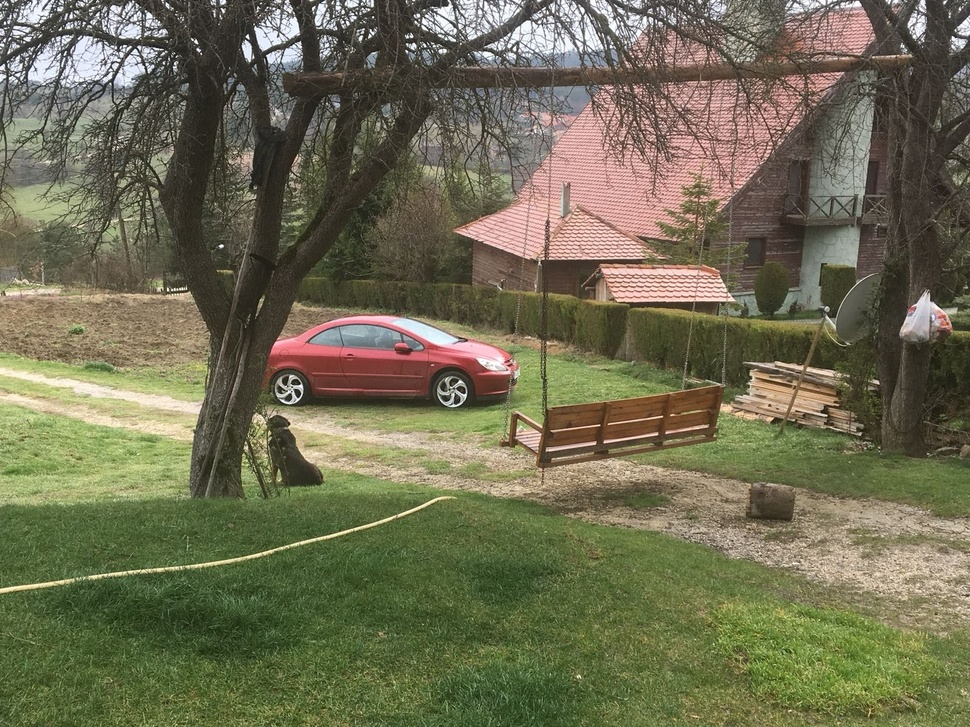
#> input picture 2.jpg, 970 x 727 px, shrunk from 1600 x 1200 before the run
$ python robertcross.py
#> lines starting #> are read from the running program, lines starting #| are printed output that depends on the picture
import cv2
import numpy as np
from scipy import ndimage

roberts_cross_v = np.array([[1, 0],
                            [0, -1]])

roberts_cross_h = np.array([[0, 1],
                            [-1, 0]])

img = cv2.imread("2.jpg", 0).astype('float64')
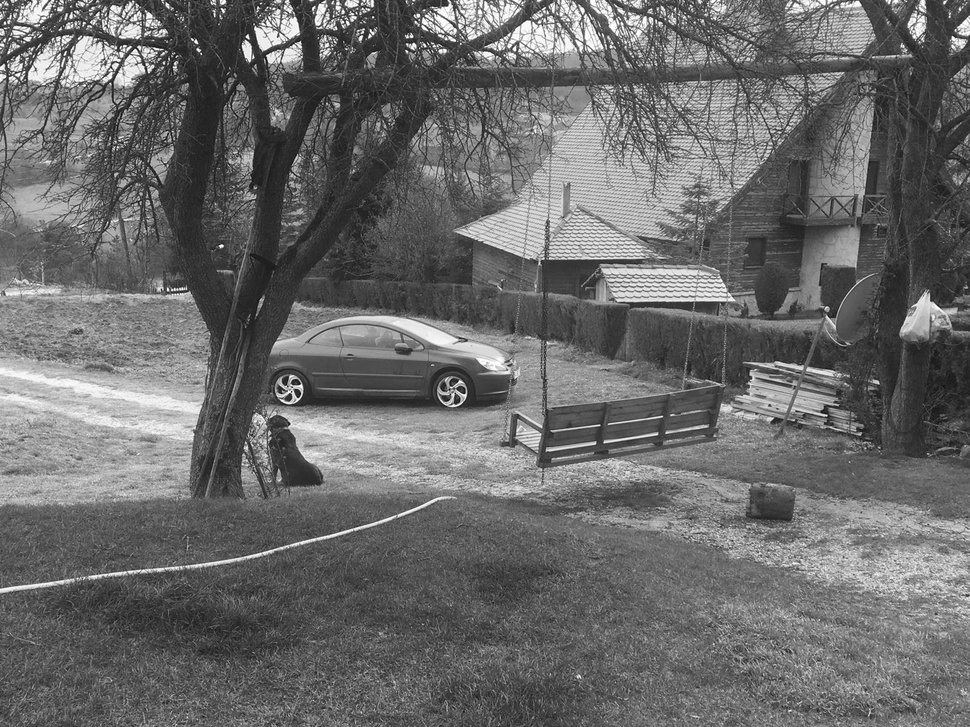
#> img: shape (727, 970) float64; min 6, max 255, mean 106.6
img /= 255.0
vertical = ndimage.convolve(img, roberts_cross_v)
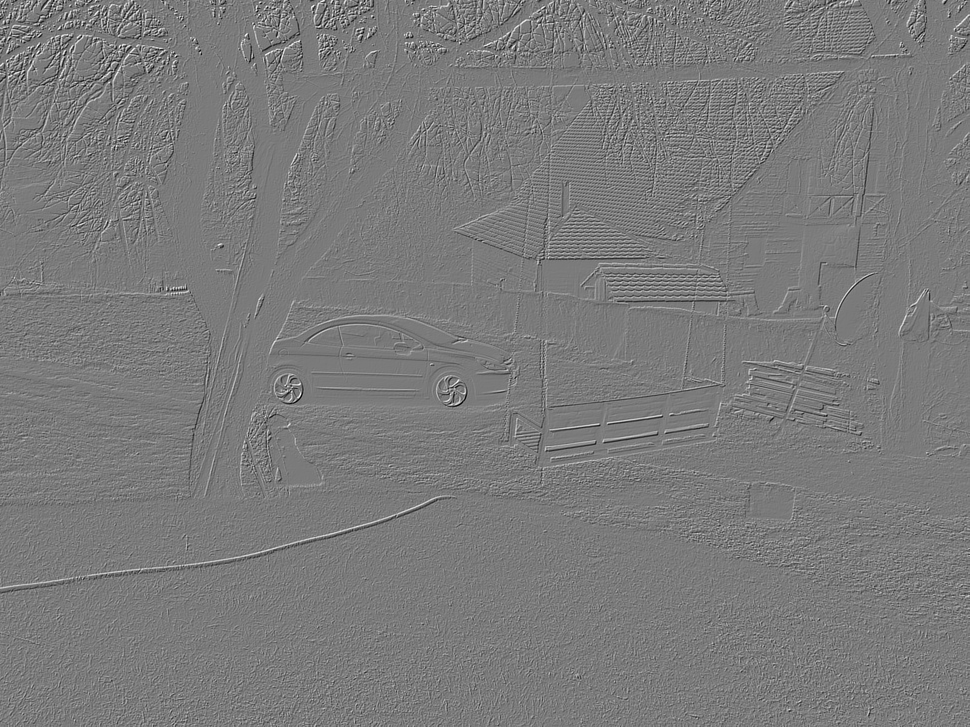
#> vertical: shape (727, 970) float64; min -0.839, max 0.898, mean -0.00021; drawn with min black and max white
horizontal = ndimage.convolve(img, roberts_cross_h)
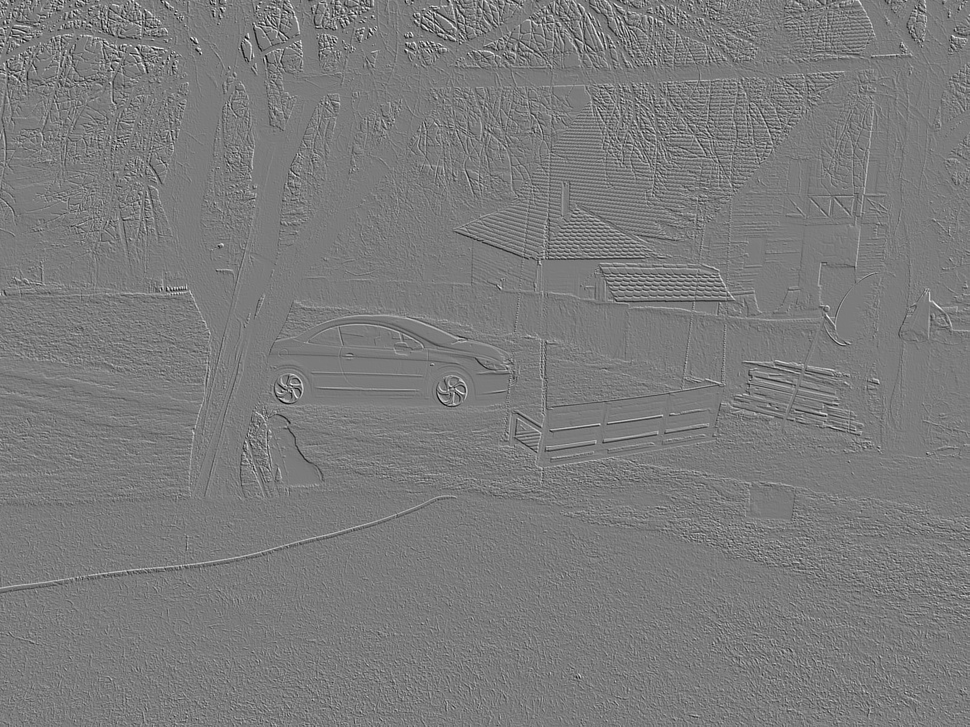
#> horizontal: shape (727, 970) float64; min -0.839, max 0.89, mean 3.48e-05; drawn with min black and max white

edged_img = np.sqrt(np.square(horizontal) + np.square(vertical))
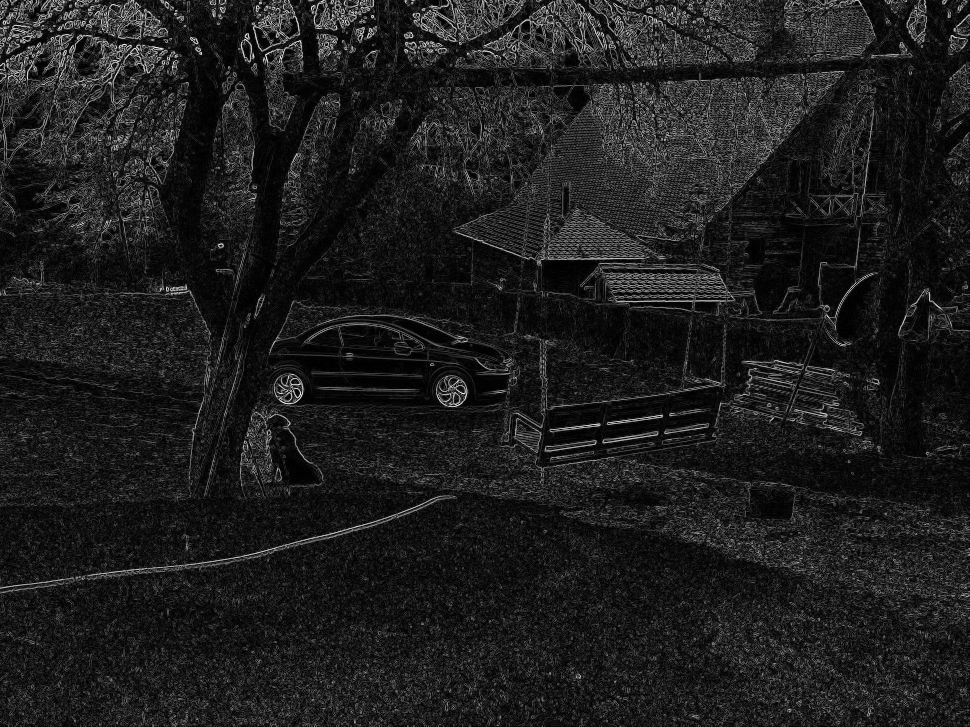
#> edged_img: shape (727, 970) float64; min 0, max 0.98, mean 0.118
edged_img *= 255
cv2.imwrite("output.jpg", edged_img)

$ run again, with 1.jpg copied over 2.jpg
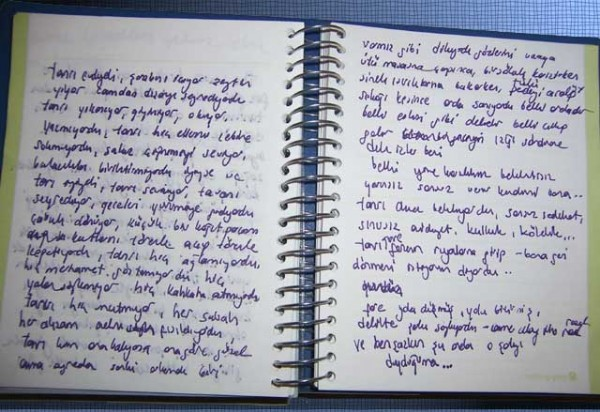
#> input picture 1.jpg, 600 x 412 px
#> `horizontal = ndimage.convolve(img, roberts_cross_h)`:
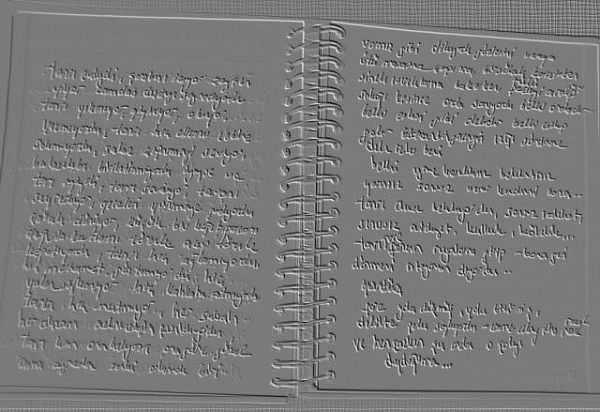
#> horizontal: shape (412, 600) float64; min -0.631, max 0.678, mean -0.000374; drawn with min black and max white
#> `edged_img = np.sqrt(np.square(horizontal) + np.square(vertical))`:
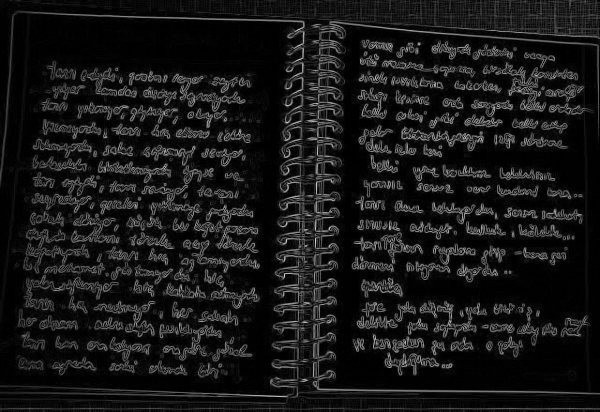
#> edged_img: shape (412, 600) float64; min 0, max 0.887, mean 0.0956
